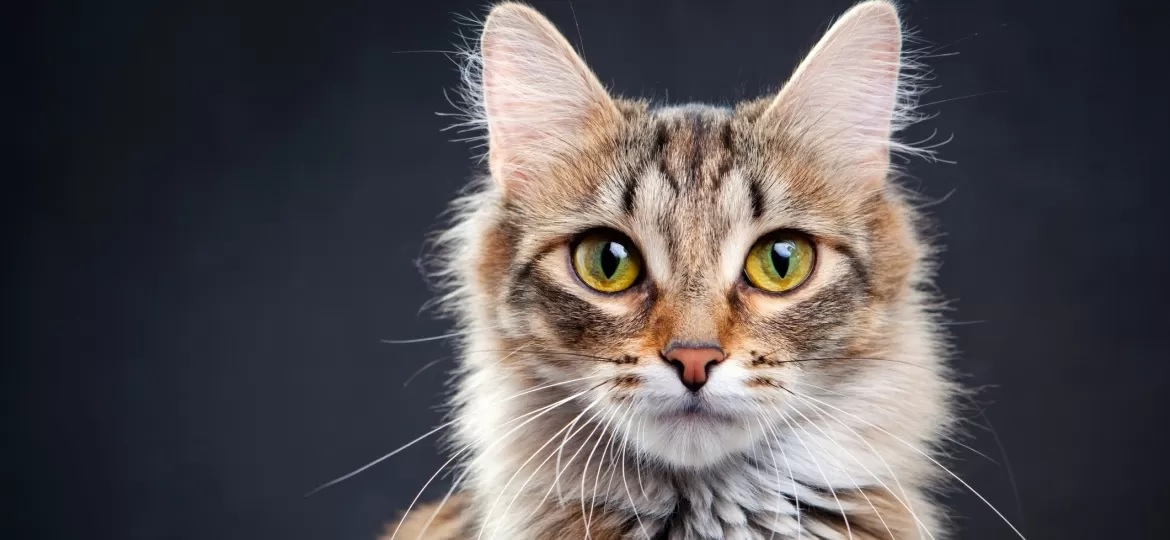
#> input picture ProjetosVC/gato.jpg, 1170 x 540 px
$ python detecta_gato.py
#> lines starting #> are read from the running program, lines starting #| are printed output that depends on the picture; after the words box and inside, x2 and y2 are one past the last pixel; in counts of white or black regions, pixels touching at a corner belong together
import cv2

catFaceCascade = cv2.CascadeClassifier('haarcascades/haarcascade_frontalcatface.xml')

image = cv2.imread('gato.jpg')
#> image is the input picture: shape (540, 1170, 3); mean B, G, R 82.6, 79.7, 84.2

faces = catFaceCascade.detectMultiScale(image)
#> faces = [[490, 93, 403, 403]]

if len(faces) == 0:
    print("Nenhuma face encontrada")

else:
    print("Numero de faces localizadas: " + str(faces.shape[0]))
#| Numero de faces localizadas: 1

    for (x, y, w, h) in faces:
        cv2.rectangle(image, (x, y), (x + w, y + h), (0, 255, 0))
#> this loop made 1 pass
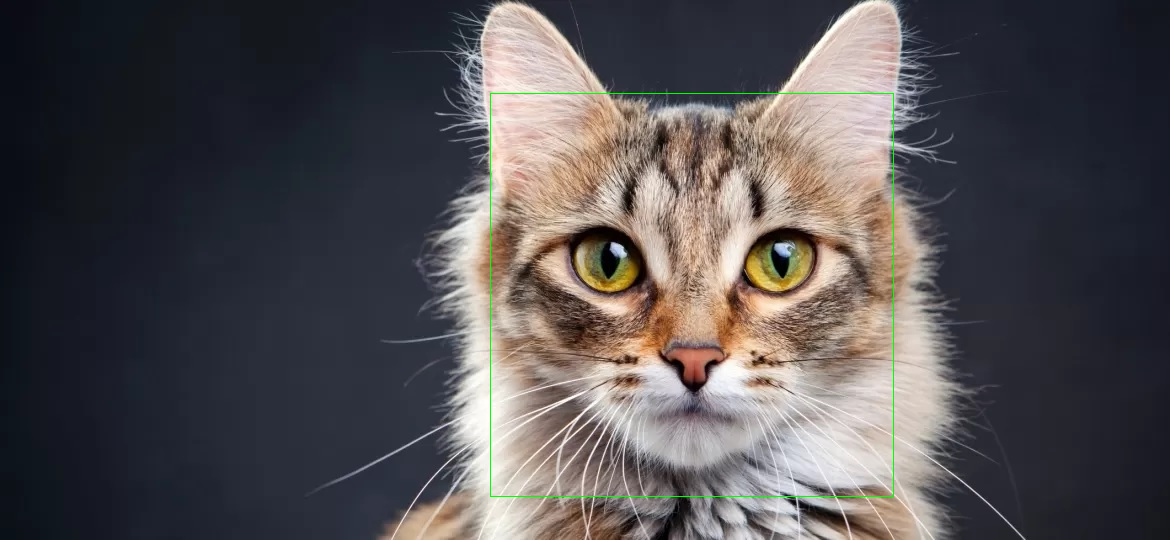
#> image: shape (540, 1170, 3); 0.26% of pixels changed, all inside (x1, y1, x2, y2) = (490, 93, 894, 497)

    cv2.imshow('Imagem com as faces encontradas', image)
    while True:
        key = cv2.waitKey(1)
#> (key Esc is pressed here)
        if key == 27:
            break

    cv2.destroyAllWindows()
